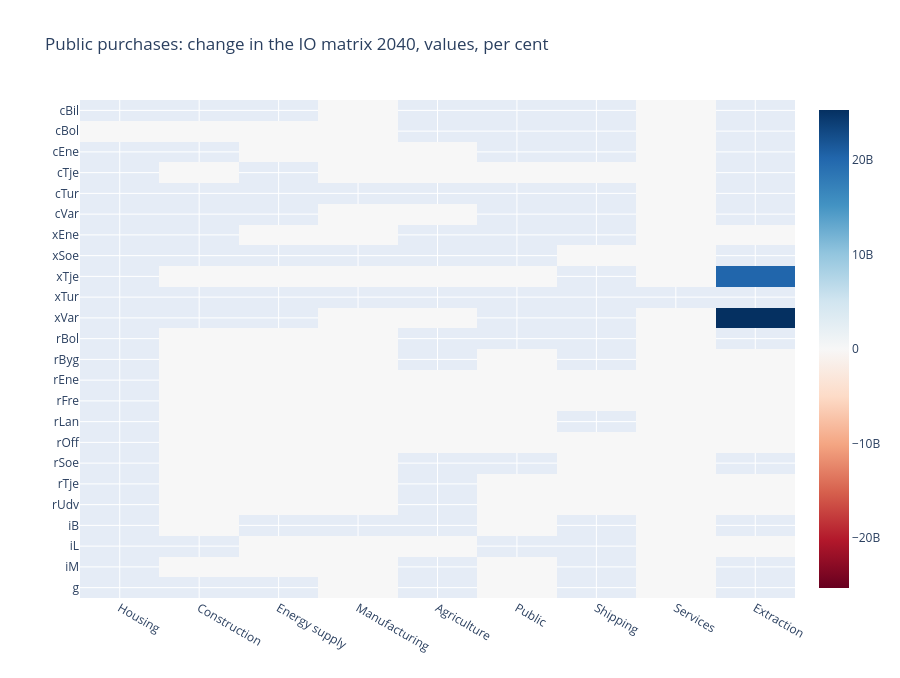

The code cell stored with this chart in its notebook:
### Code cell
io_viz.heatmap(alt, year, metric='total', base=base, relative=True,
               title=f'{experiment}: change in the IO matrix {year}, values, per cent')

### Figure 1 — Plotly figure (JSON) as saved in the notebook; plotly's stock layout.template omitted (floating-point values rounded to 4 significant figures; data arrays with more than 128 entries replaced by an {"elided": "..."} marker saying what was removed)
{"data": [{"colorscale": [[0.0, "rgb(103,0,31)"], [0.1, "rgb(178,24,43)"], [0.2, "rgb(214,96,77)"], [0.3, "rgb(244,165,130)"], [0.4, "rgb(253,219,199)"], [0.5, "rgb(247,247,247)"], [0.6, "rgb(209,229,240)"], [0.7, "rgb(146,197,222)"], [0.8, "rgb(67,147,195)"], [0.9, "rgb(33,102,172)"], [1.0, "rgb(5,48,97)"]], "customdata": {"elided": "24x9 str values"}, "hovertemplate": "%{customdata} ← %{x}: %{z:,.3f}<extra></extra>", "type": "heatmap", "x": ["Housing", "Construction", "Energy supply", "Manufacturing", "Agriculture", "Public", "Shipping", "Services", "Extraction"], "y": ["cBil", "cBol", "cEne", "cTje", "cTur", "cVar", "xEne", "xSoe", "xTje", "xTur", "xVar", "rBol", "rByg", "rEne", "rFre", "rLan", "rOff", "rSoe", "rTje", "rUdv", "iB", "iL", "iM", "g"], "z": {"elided": "24x9 float values"}, "zmid": 0.0}], "layout": {"height": 678, "title": {"text": "Public purchases: change in the IO matrix 2040, values, per cent"}, "yaxis": {"autorange": "reversed"}}}
